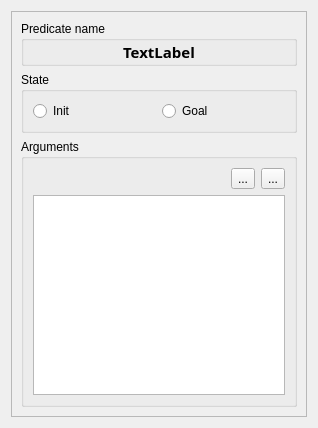
<?xml version="1.0" encoding="UTF-8"?>
<ui version="4.0">
 <class>ProblemsPredicateInfo</class>
 <widget class="QWidget" name="ProblemsPredicateInfo">
  <property name="geometry">
   <rect>
    <x>0</x>
    <y>0</y>
    <width>318</width>
    <height>428</height>
   </rect>
  </property>
  <property name="windowTitle">
   <string>Form</string>
  </property>
  <layout class="QHBoxLayout" name="horizontalLayout_2">
   <item>
    <widget class="QScrollArea" name="scrollArea">
     <property name="widgetResizable">
      <bool>true</bool>
     </property>
     <widget class="QWidget" name="scrollAreaWidgetContents">
      <property name="geometry">
       <rect>
        <x>0</x>
        <y>0</y>
        <width>298</width>
        <height>408</height>
       </rect>
      </property>
      <layout class="QVBoxLayout" name="verticalLayout_2">
       <item>
        <widget class="QGroupBox" name="nameGroupBox">
         <property name="title">
          <string>Predicate name</string>
         </property>
         <layout class="QVBoxLayout" name="verticalLayout">
          <property name="spacing">
           <number>6</number>
          </property>
          <property name="topMargin">
           <number>0</number>
          </property>
          <property name="bottomMargin">
           <number>0</number>
          </property>
          <item>
           <widget class="QLabel" name="predicateName">
            <property name="font">
             <font>
              <family>Sans Serif</family>
              <pointsize>11</pointsize>
              <weight>75</weight>
              <bold>true</bold>
             </font>
            </property>
            <property name="text">
             <string>TextLabel</string>
            </property>
            <property name="alignment">
             <set>Qt::AlignCenter</set>
            </property>
            <property name="textInteractionFlags">
             <set>Qt::NoTextInteraction</set>
            </property>
           </widget>
          </item>
         </layout>
        </widget>
       </item>
       <item>
        <widget class="QGroupBox" name="stateGroupBox">
         <property name="title">
          <string>State</string>
         </property>
         <layout class="QHBoxLayout" name="horizontalLayout">
          <item>
           <widget class="QRadioButton" name="initRadioButton">
            <property name="text">
             <string>Init</string>
            </property>
           </widget>
          </item>
          <item>
           <widget class="QRadioButton" name="goalRadioButton">
            <property name="text">
             <string>Goal</string>
            </property>
           </widget>
          </item>
         </layout>
        </widget>
       </item>
       <item>
        <widget class="QGroupBox" name="argumentsGroupBox">
         <property name="sizePolicy">
          <sizepolicy hsizetype="Preferred" vsizetype="Preferred">
           <horstretch>0</horstretch>
           <verstretch>1</verstretch>
          </sizepolicy>
         </property>
         <property name="sizeIncrement">
          <size>
           <width>0</width>
           <height>0</height>
          </size>
         </property>
         <property name="title">
          <string>Arguments</string>
         </property>
         <layout class="QGridLayout" name="gridLayout">
          <item row="0" column="0">
           <spacer name="horizontalSpacer">
            <property name="orientation">
             <enum>Qt::Horizontal</enum>
            </property>
            <property name="sizeHint" stdset="0">
             <size>
              <width>91</width>
              <height>20</height>
             </size>
            </property>
           </spacer>
          </item>
          <item row="0" column="1">
           <widget class="QToolButton" name="moveDown">
            <property name="text">
             <string>...</string>
            </property>
            <property name="icon">
             <iconset resource="../res/KAVIIcons.qrc">
              <normaloff>:/icons/icons/arrowDown.xpm</normaloff>:/icons/icons/arrowDown.xpm</iconset>
            </property>
           </widget>
          </item>
          <item row="0" column="2">
           <widget class="QToolButton" name="moveUp">
            <property name="text">
             <string>...</string>
            </property>
            <property name="icon">
             <iconset resource="../res/KAVIIcons.qrc">
              <normaloff>:/icons/icons/arrowUp.xpm</normaloff>:/icons/icons/arrowUp.xpm</iconset>
            </property>
           </widget>
          </item>
          <item row="1" column="0" colspan="3">
           <widget class="QTableWidget" name="argumentsTable">
            <property name="horizontalScrollBarPolicy">
             <enum>Qt::ScrollBarAlwaysOff</enum>
            </property>
            <property name="editTriggers">
             <set>QAbstractItemView::NoEditTriggers</set>
            </property>
            <property name="selectionMode">
             <enum>QAbstractItemView::SingleSelection</enum>
            </property>
           </widget>
          </item>
         </layout>
        </widget>
       </item>
      </layout>
     </widget>
    </widget>
   </item>
  </layout>
 </widget>
 <resources>
  <include location="../res/KAVIIcons.qrc"/>
 </resources>
 <connections/>
</ui>
